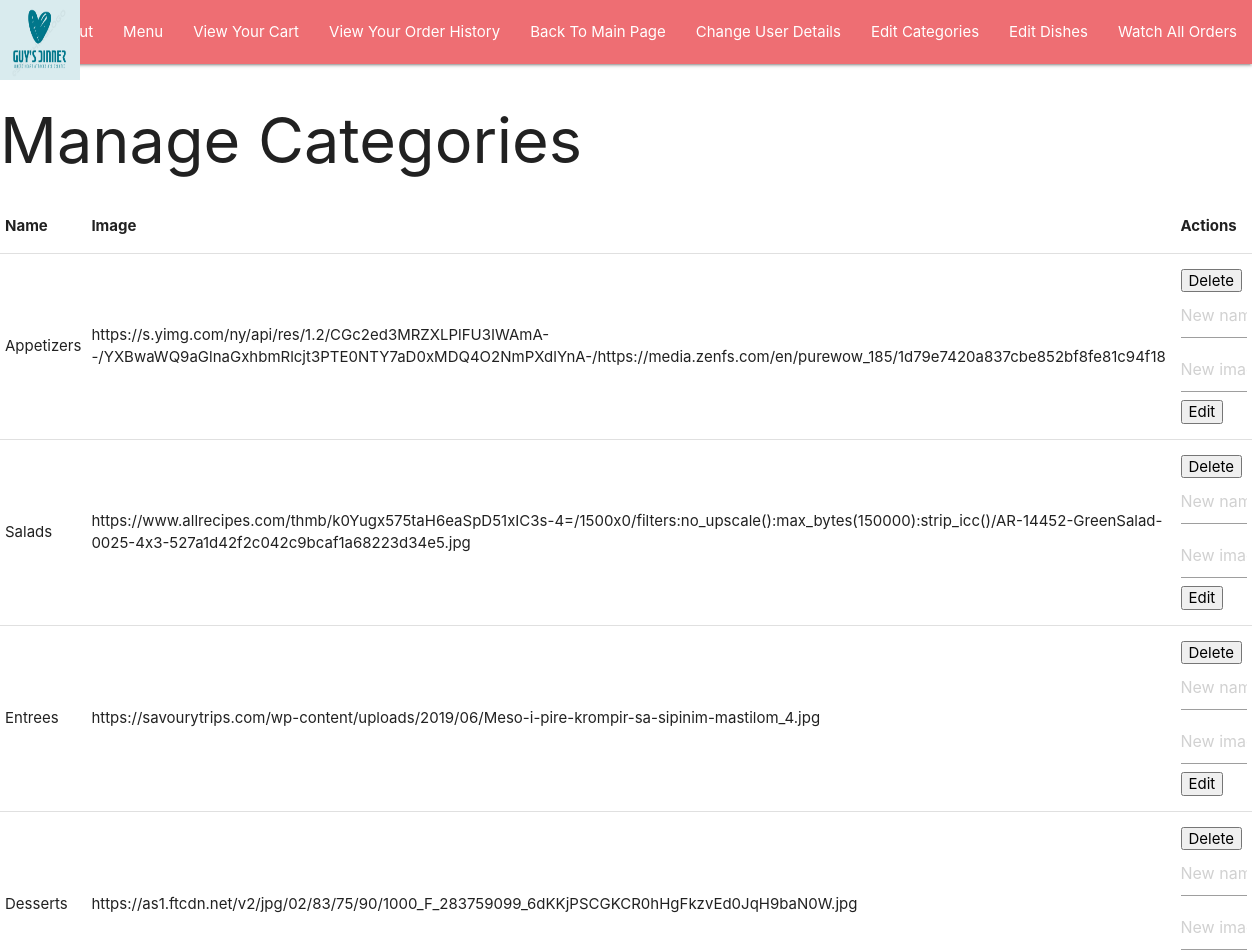
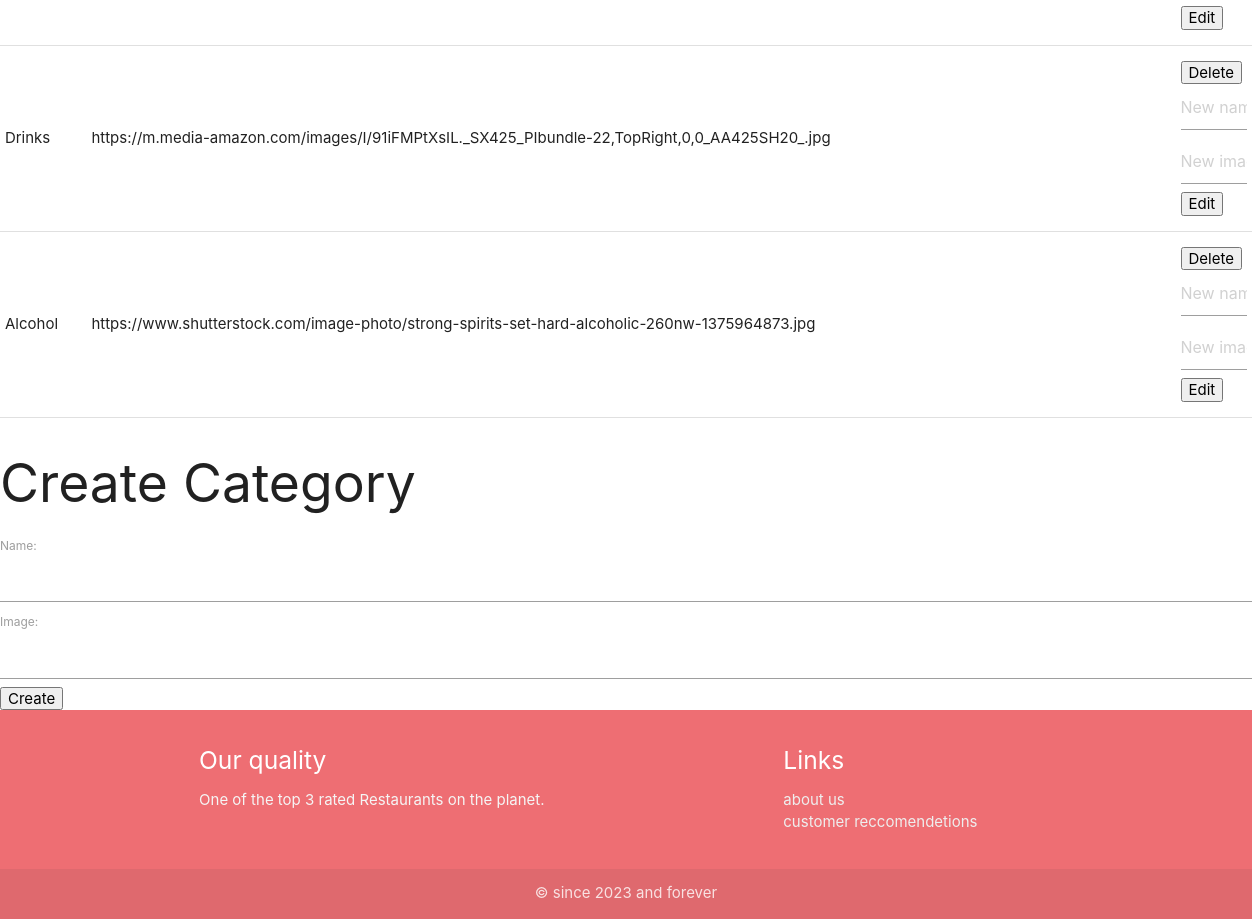
The app's page /editcategories/ (signed in) with its own data (2 pictures, top to bottom).
### Restaurant/models.py (models this page shows, shortened)
class Category(models.Model):
    name= models.CharField(max_length=100,blank=False)
    image= models.CharField(max_length=300,blank=False)

### Managers/views.py (the view, shortened to what this page needs)
# urls.py: path('editcategories/',views.edit_categories, name='edit-categories'),
@user_passes_test(lambda u: u.is_superuser)
def edit_categories(request):
    categories = Category.objects.all()
    return render(request, 'edit_categories.html', {'categories': categories})

### Managers/templates/edit_categories.html (shortened to what this page needs)
{% extends  "layout.html" %}
{% block content %}
<h1>Manage Categories</h1>
  <table>
    <thead>
      <tr>
        <th>Name</th>
        <th>Image</th>
        <th>Actions</th>
      </tr>
    </thead>
    <tbody>
      {% for category in categories %}
        <tr>
          <td>{{ category.name }}</td>
          <td>{{ category.image }}</td>
          <td>
            <form method="POST" action="{% url 'edit-categories'%}" name="delete">
              <div>
                <button type="submit">Delete</button>
              </div>
            </form>
            <form method="POST" action="{% url 'edit-categories'%}">
              <div>
                <input type="text" name="new_name" placeholder="New name">
                <input type="text" name="new_image" placeholder="New image">
                <button type="submit">Edit</button>
              </div>
            </form>
          </td>
        </tr>
      {% endfor %}
    </tbody>
  </table>
  <h2>Create Category</h2>
  <form method="POST" action="{% url 'edit-categories' %}">
    <label for="name">Name:</label>
    <input type="text" id="name" name="name" required>
    <br>
    <label for="image">Image:</label>
    <input type="text" id="image" name="image" required>
    <br>
    <button type="submit">Create</button>
  </form>
{% endblock content%}

### templates/layout.html (shortened to what this page needs)
{% load static %}
<!DOCTYPE html>
<html lang="en">
<head>
    <link rel="stylesheet" href="{% static 'materialize.css' %}">
</head>
<body>
  {%if user.is_authenticated%}
  <nav class="nav-extended">
      <div class="nav-wrapper">
        <a href="#" class="brand-logo left" ><img width="80px" height="80px" src="..\static\images\resturant_logo.jpg"></a>
        <ul id="nav-mobile" class="right hide-on-med-and-down">
          <li><a href="{% url 'logout' %}">Logout</a></li>
          <li><a href="{% url 'menu-page' %}">Menu</a></li>
          <li><a href="{% url 'show-cart' %}">View Your Cart</a></li>
          <li><a href="{% url 'order-history' %}">View Your Order History</a></li>
          <li><a href="{% url 'main-page' %}">Back To Main Page</a></li>
          <li><a href="{% url 'update-user' %}">Change User Details</a></li>
          {%if user.is_staff%}
          <li><a href="{% url 'edit-categories' %}">Edit Categories</a></li>
          <li><a href="{% url 'edit-dishes' %}">Edit Dishes</a></li>
          <li><a href="{% url 'all-orders' %}">Watch All Orders</a></li>
          {%endif%}
        </ul>
      </div>
  </nav>
      {%endif%}
    {%block content%}
    {%endblock content%}
  <footer class="page-footer">
    <div class="container">
      <div class="row">
        <div class="col l6 s12">
          <h5 class="white-text">Our quality</h5>
          <p class="grey-text text-lighten-4">One of the top 3 rated Restaurants on the planet.</p>
        </div>
        <div class="col l4 offset-l2 s12">
          <h5 class="white-text">Links</h5>
          <ul>
            <li><a class="grey-text text-lighten-3" href="{%url 'about' %}">about us</a></li>
            <li><a class="grey-text text-lighten-3" href="{%url 'reviews' %}">customer reccomendetions </a></li>
          </ul>
        </div>
      </div>
    </div>
    <div class="footer-copyright center">
      <div class="container">
      © since 2023 and forever
      </div>
    </div>
  </footer>
</body>
</html>

### records on screen
Category: name "Appetizers", image "https://s.yimg.com/ny/api/res/1.2/CGc2ed3MRZXLPlFU3IWAmA--/YXBwaWQ9aGlnaGxhbmRlcjt3PTE0NTY7aD0xMDQ4O2NmPXdlYnA-/https://media.zenfs.com/en/purewow_185/1d79e7420a837cbe852bf8fe81c94f18"
Category: name "Salads", image "https://www.allrecipes.com/thmb/k0Yugx575taH6eaSpD51xIC3s-4=/1500x0/filters:no_upscale():max_bytes(150000):strip_icc()/AR-14452-GreenSalad-0025-4x3-527a1d42f2c042c9bcaf1a68223d34e5.jpg"
Category: name "Entrees", image "https://savourytrips.com/wp-content/uploads/2019/06/Meso-i-pire-krompir-sa-sipinim-mastilom_4.jpg"
Category: name "Desserts", image "https://as1.ftcdn.net/v2/jpg/02/83/75/90/1000_F_283759099_6dKKjPSCGKCR0hHgFkzvEd0JqH9baN0W.jpg"
Category: name "Drinks", image "https://m.media-amazon.com/images/I/91iFMPtXsIL._SX425_PIbundle-22,TopRight,0,0_AA425SH20_.jpg"
Category: name "Alcohol", image "https://www.shutterstock.com/image-photo/strong-spirits-set-hard-alcoholic-260nw-1375964873.jpg"
